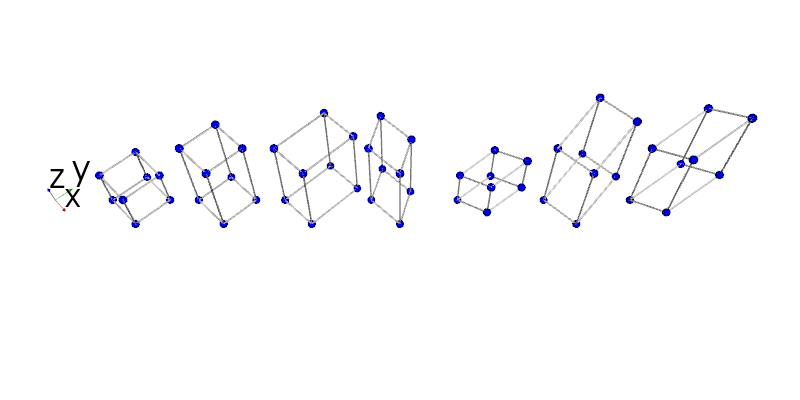

Here is the Python script that generated this plot:
#!/usr/bin/env python
import vtk
from vtk.util.colors import *
from lattice import Lattice
from view.vtk_utils import lattice_3d

def create_lattice_3d(lattice):
  Grid = lattice_3d(lattice)

  # transform the points using the three euler angles
  transform = vtk.vtkTransform()
  transform.Identity()
  #transform.Translate(2,0,0)
  #transform.RotateZ(344.0)
  #transform.RotateX(125.0)
  #transform.RotateZ(217.0)
  transF = vtk.vtkTransformFilter()
  transF.SetInput(Grid)
  transF.SetTransform(transform)

  Edges = vtk.vtkExtractEdges()
  Edges.SetInput(transF.GetOutput())
  Tubes = vtk.vtkTubeFilter()
  Tubes.SetInputConnection(Edges.GetOutputPort())
  Tubes.SetRadius(.02)
  Tubes.SetNumberOfSides(6)
  Tubes.UseDefaultNormalOn()
  Tubes.SetDefaultNormal(.577, .577, .577)
  # Create the mapper and actor to display the cell edges.
  TubeMapper = vtk.vtkPolyDataMapper()
  TubeMapper.SetInputConnection(Tubes.GetOutputPort())
  Edges = vtk.vtkActor()
  Edges.SetMapper(TubeMapper)

  # Create a sphere to use as a glyph source for vtkGlyph3D.
  Sphere = vtk.vtkSphereSource()
  Sphere.SetRadius(0.1)
  Sphere.SetPhiResolution(20)
  Sphere.SetThetaResolution(20)
  Vertices = vtk.vtkGlyph3D()
  Vertices.SetInputConnection(transF.GetOutputPort())
  Vertices.SetSource(Sphere.GetOutput())
  # Create a mapper and actor to display the glyphs.
  SphereMapper = vtk.vtkPolyDataMapper()
  SphereMapper.SetInputConnection(Vertices.GetOutputPort())
  SphereMapper.ScalarVisibilityOff()
  Vertices = vtk.vtkActor()
  Vertices.SetMapper(SphereMapper)
  Vertices.GetProperty().SetDiffuseColor(blue)
  # finally, add the two actors to the renderer
  assembly = vtk.vtkAssembly()
  assembly.AddPart(Edges)
  assembly.AddPart(Vertices)
  return assembly

if __name__ == '__main__':
  '''
  Create a 3d scene with all the crystal lattice types.
  Each lattice is created separatly and added to the scene
  with a small offset so it is displayed nicely.
  '''
  # Create the Renderer and RenderWindow
  ren = vtk.vtkRenderer()
  renWin = vtk.vtkRenderWindow()
  renWin.AddRenderer(ren)
  renWin.SetSize(800, 400)
  iren = vtk.vtkRenderWindowInteractor()
  iren.SetRenderWindow(renWin)

  # create all the different unit lattice cells
  a = 1.0
  b = 1.5
  c = 2.0
  alpha = 66
  beta = 66
  gamma = 66

  l = Lattice.cubic(a)
  cubic = create_lattice_3d(l)
  transform = vtk.vtkTransform()
  transform.Translate(0.5,0.5,0)
  cubic.SetUserTransform(transform)

  l = Lattice.tetragonal(a, c)
  tetragonal = create_lattice_3d(l)
  transform = vtk.vtkTransform()
  transform.Translate(2.0,2.0,0)
  tetragonal.SetUserTransform(transform)

  l = Lattice.orthorombic(a, b, c)
  orthorombic = create_lattice_3d(l)
  transform = vtk.vtkTransform()
  transform.Translate(3.5,3.5,0)
  orthorombic.SetUserTransform(transform)

  l = Lattice.hexagonal(a, c)
  hexagonal = create_lattice_3d(l)
  transform = vtk.vtkTransform()
  transform.Translate(5.0,5.0,0)
  hexagonal.SetUserTransform(transform)

  l = Lattice.rhombohedral(a, alpha)
  rhombohedral = create_lattice_3d(l)
  transform = vtk.vtkTransform()
  transform.Translate(6.5,6.5,0)
  rhombohedral.SetUserTransform(transform)

  l = Lattice.monoclinic(a, b, c, alpha)
  monoclinic = create_lattice_3d(l)
  transform = vtk.vtkTransform()
  transform.Translate(8.0,8.0,0)
  monoclinic.SetUserTransform(transform)

  l = Lattice.triclinic(a, b, c, alpha, beta, gamma)
  triclinic = create_lattice_3d(l)
  transform = vtk.vtkTransform()
  transform.Translate(9.5,9.5,0)
  triclinic.SetUserTransform(transform)

  ren.AddActor(cubic)
  ren.AddActor(tetragonal)
  ren.AddActor(orthorombic)
  ren.AddActor(hexagonal)
  ren.AddActor(rhombohedral)
  ren.AddActor(monoclinic)
  ren.AddActor(triclinic)

  # add axes actor
  axes = vtk.vtkAxesActor()
  axes.SetTotalLength(0.5,0.5,0.5)
  axes.SetXAxisLabelText('x')
  axes.SetYAxisLabelText('y')
  axes.SetZAxisLabelText('z')
  axes.SetShaftTypeToCylinder()
  axes.SetCylinderRadius(0.02)
  axprop = vtk.vtkTextProperty()
  axprop.SetColor(0, 0, 0)
  axprop.SetFontSize(1)
  axprop.SetFontFamilyToArial()
  axes.GetXAxisCaptionActor2D().SetCaptionTextProperty(axprop)
  axes.GetYAxisCaptionActor2D().SetCaptionTextProperty(axprop)
  axes.GetZAxisCaptionActor2D().SetCaptionTextProperty(axprop)
  transform = vtk.vtkTransform()
  transform.Translate(-0.5,-0.5,0)
  axes.SetUserTransform(transform)
  ren.AddViewProp(axes)

  # Set the background color.
  ren.SetBackground(white)

  # set up camera
  cam = vtk.vtkCamera()
  cam.SetViewUp(0, 0, 1)
  cam.SetPosition(7, 4, 3)
  cam.SetFocalPoint(5.5, 5.5, 0)
  cam.SetClippingRange(-20,20)
  cam.Dolly(0.2)
  ren.SetActiveCamera(cam)

  # capture the display and write a png image
  w2i = vtk.vtkWindowToImageFilter()
  writer = vtk.vtkPNGWriter()
  w2i.SetInput(renWin)
  w2i.Update()
  writer.SetInputConnection(w2i.GetOutputPort())
  writer.SetFileName('crystal_lattice_3d.png')
  renWin.Render()
  writer.Write()
  
  # display the scene using the RenderWindowInteractor
  iren.Initialize()
  renWin.Render()
  iren.Start()
